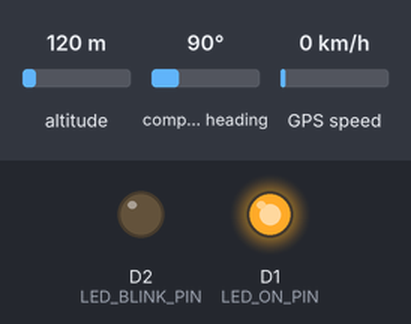
A sketch run on a simulated ESP8266 (NodeMCU). Parts: output pins drawn as LEDs (lit = HIGH). The inputs (shaded band) are chosen by the test bench; at power-on: altitude 120 m, compass heading 90°, GPS speed 0 km/h. WiFi joins after 1.5 s; servers stay silent unless stated; the GPS gets a fix after 3 s at 37.7749, -122.4194 with 8 satellites; what the sketch prints to the serial monitor is not drawn.

Above: at 0.1 s.
At 1.7 s:
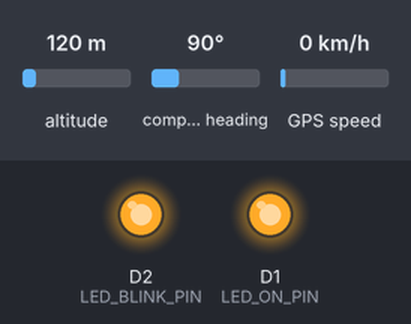
Timing chart, 0 to 41.5 s (numbered marks = the images above):
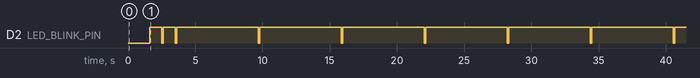

Measured:
- by itself, D2 (LED_BLINK_PIN): goes HIGH 0.90 s, LOW 0.10 s, HIGH 0.91 s, 6 × (LOW 0.10 s, HIGH 6.1 s), LOW 0.10 s, then HIGH

The sketch:

Neo_6m+esp8266.ino
```cpp
// WITH LED SIGNAL
#include <ESP8266WiFi.h>
#include <FirebaseESP8266.h>
#include <SoftwareSerial.h>
#include <TinyGPS++.h>

// Pin Definitions
#define RX_PIN 14
#define TX_PIN 12
#define GPS_BAUD 9600
#define LED_ON_PIN D1     // LED to indicate ESP is on...
#define LED_BLINK_PIN D2  // LED to blink when GPS receives data

// WiFi Credentials
const char* ssid = "mayorgt_";
const char* password = "00000000sxyz";

// Firebase Credentials
#define FIREBASE_HOST "virtualfencingtracker-funaab-default-rtdb.firebaseio.com"
#define FIREBASE_AUTH "FtaQLktSHQVG2Yy4Ksvp3cJhvcAUZBEgKxAbLopV"

// Initialize Firebase
FirebaseData firebaseData;
FirebaseAuth auth;
FirebaseConfig config;

// GPS Setup
TinyGPSPlus gps;
SoftwareSerial gpsSerial(RX_PIN, TX_PIN);

// Fixed Tracker ID
String trackerID2 = "gps2";

void setup() {
    Serial.begin(115200);
    gpsSerial.begin(GPS_BAUD);

    // LED Setup
    pinMode(LED_ON_PIN, OUTPUT);
    pinMode(LED_BLINK_PIN, OUTPUT);

    // Turn on LED to indicate ESP is on
    digitalWrite(LED_ON_PIN, HIGH); // Active LOW for ESP8266

    // Connect to WiFi
    Serial.println("Connecting to WiFi...");
    WiFi.begin(ssid, password);
    while (WiFi.status() != WL_CONNECTED) {
        Serial.print(".");
        delay(500);
    }
    Serial.println("\nConnected to WiFi!");
    Serial.print("IP Address: ");
    Serial.println(WiFi.localIP());

    // Initialize Firebase
    config.host = FIREBASE_HOST;
    config.signer.tokens.legacy_token = FIREBASE_AUTH;
    Firebase.begin(&config, &auth);
    Firebase.reconnectWiFi(true);

    Serial.println("Firebase initialized.");
}

void loop() {
    bool gpsDataReceived = false;

    while (gpsSerial.available() > 0) {
        gps.encode(gpsSerial.read());
        gpsDataReceived = true;
    }

    // Blink LED when GPS data is received
    if (gpsDataReceived) {
        digitalWrite(LED_BLINK_PIN, LOW); // Active LOW for ESP8266
        delay(100);
        digitalWrite(LED_BLINK_PIN, HIGH);
    }

    if (gps.location.isUpdated()) {
        float latitude = gps.location.lat();
        float longitude = gps.location.lng();
        float speed = gps.speed.kmph();
        float altitude = gps.altitude.meters();
        float hdop = gps.hdop.value() / 100.0;
        int satellites = gps.satellites.value();

        // Adjust GPS UTC time to Nigeria Time (UTC+1)
        int localHour = (gps.time.hour() + 1) % 24;

        String timestamp = String(gps.date.year()) + "-" + String(gps.date.month()) + "-" +
                           String(gps.date.day()) + " " + String(localHour) + ":" +
                           String(gps.time.minute()) + ":" + String(gps.time.second());

        // Debugging GPS Data
        Serial.println("----- GPS Data -----");
        Serial.print("Latitude: "); Serial.println(latitude);
        Serial.print("Longitude: "); Serial.println(longitude);
        Serial.print("Speed: "); Serial.println(speed);
        Serial.print("Altitude: "); Serial.println(altitude);
        Serial.print("HDOP: "); Serial.println(hdop);
        Serial.print("Satellites: "); Serial.println(satellites);
        Serial.print("Timestamp: "); Serial.println(timestamp);

        // Send to Firebase under the fixed tracker ID
        String trackerPath = "/trackers/" + trackerID2;

        if (Firebase.setFloat(firebaseData, trackerPath + "/latitude", latitude)) {
            Serial.println("Latitude sent to Firebase.");
        } else {
            Serial.print("Failed to send Latitude: ");
            Serial.println(firebaseData.errorReason());
        }

        if (Firebase.setFloat(firebaseData, trackerPath + "/longitude", longitude)) {
            Serial.println("Longitude sent to Firebase.");
        } else {
            Serial.print("Failed to send Longitude: ");
            Serial.println(firebaseData.errorReason());
        }

        if (Firebase.setFloat(firebaseData, trackerPath + "/speed", speed)) {
            Serial.println("Speed sent to Firebase.");
        } else {
            Serial.print("Failed to send Speed: ");
            Serial.println(firebaseData.errorReason());
        }

        if (Firebase.setFloat(firebaseData, trackerPath + "/altitude", altitude)) {
            Serial.println("Altitude sent to Firebase.");
        } else {
            Serial.print("Failed to send Altitude: ");
            Serial.println(firebaseData.errorReason());
        }

        if (Firebase.setFloat(firebaseData, trackerPath + "/hdop", hdop)) {
            Serial.println("HDOP sent to Firebase.");
        } else {
            Serial.print("Failed to send HDOP: ");
            Serial.println(firebaseData.errorReason());
        }

        if (Firebase.setInt(firebaseData, trackerPath + "/satellites", satellites)) {
            Serial.println("Satellites count sent to Firebase.");
        } else {
            Serial.print("Failed to send Satellites: ");
            Serial.println(firebaseData.errorReason());
        }

        if (Firebase.setString(firebaseData, trackerPath + "/timestamp", timestamp)) {
            Serial.println("Timestamp sent to Firebase.");
        } else {
            Serial.print("Failed to send Timestamp: ");
            Serial.println(firebaseData.errorReason());
        }

        Serial.println("----- End of GPS Data -----");
        delay(5000); // Update every 5 seconds
    }
}


// // WITHOUT LED
// #include <ESP8266WiFi.h>
// #include <FirebaseESP8266.h>
// #include <SoftwareSerial.h>
// #include <TinyGPS++.h>

// // Pin Definitions
// #define RX_PIN 14
// #define TX_PIN 12
// #define GPS_BAUD 9600

// // WiFi Credentials
// const char* ssid = "@mayorgt_";
// const char* password = "11111111xyz";

// // Firebase Credentials
// #define FIREBASE_HOST "virtualfencingtracker-funaab-default-rtdb.firebaseio.com"
// #define FIREBASE_AUTH "FtaQLktSHQVG2Yy4Ksvp3cJhvcAUZBEgKxAbLopV"

// // Initialize Firebase
// FirebaseData firebaseData;
// FirebaseAuth auth;
// FirebaseConfig config;

// // GPS Setup
// TinyGPSPlus gps;
// SoftwareSerial gpsSerial(RX_PIN, TX_PIN);

// // Fixed Tracker ID
// String trackerID1 = "gps1";

// void setup() {
//     Serial.begin(115200);
//     gpsSerial.begin(GPS_BAUD);

//     // Connect to WiFi
//     WiFi.begin(ssid, password);
//     Serial.print("Connecting to WiFi");
//     while (WiFi.status() != WL_CONNECTED) {
//         Serial.print(".");
//         delay(500);
//     }
//     Serial.println("\nConnected to WiFi!");

//     // Initialize Firebase
//     config.host = FIREBASE_HOST;
//     config.signer.tokens.legacy_token = FIREBASE_AUTH;
//     Firebase.begin(&config, &auth);
//     Firebase.reconnectWiFi(true);
// }

// void loop() {
//     while (gpsSerial.available() > 0) {
//         gps.encode(gpsSerial.read());
//     }

//     if (gps.location.isUpdated()) {
//         float latitude = gps.location.lat();
//         float longitude = gps.location.lng();
//         float speed = gps.speed.kmph();
//         float altitude = gps.altitude.meters();
//         float hdop = gps.hdop.value() / 100.0;
//         int satellites = gps.satellites.value();

//         // Adjust GPS UTC time to Nigeria Time (UTC+1)
//         int localHour = (gps.time.hour() + 1) % 24; // Add 1 hour and handle overflow

//         String timestamp = String(gps.date.year()) + "-" + String(gps.date.month()) + "-" +
//                            String(gps.date.day()) + " " + String(localHour) + ":" +
//                            String(gps.time.minute()) + ":" + String(gps.time.second());

//         Serial.println("GPS Data Sent...");

//         // Send to Firebase under the fixed tracker ID
//         String trackerPath = "/trackers/" + trackerID1;
//         Firebase.setFloat(firebaseData, trackerPath + "/latitude", latitude);
//         Firebase.setFloat(firebaseData, trackerPath + "/longitude", longitude);
//         Firebase.setFloat(firebaseData, trackerPath + "/speed", speed);
//         Firebase.setFloat(firebaseData, trackerPath + "/altitude", altitude);
//         Firebase.setFloat(firebaseData, trackerPath + "/hdop", hdop);
//         Firebase.setInt(firebaseData, trackerPath + "/satellites", satellites);
//         Firebase.setString(firebaseData, trackerPath + "/timestamp", timestamp);

//         delay(5000); // Update every 5 seconds
//     }
// }
```
